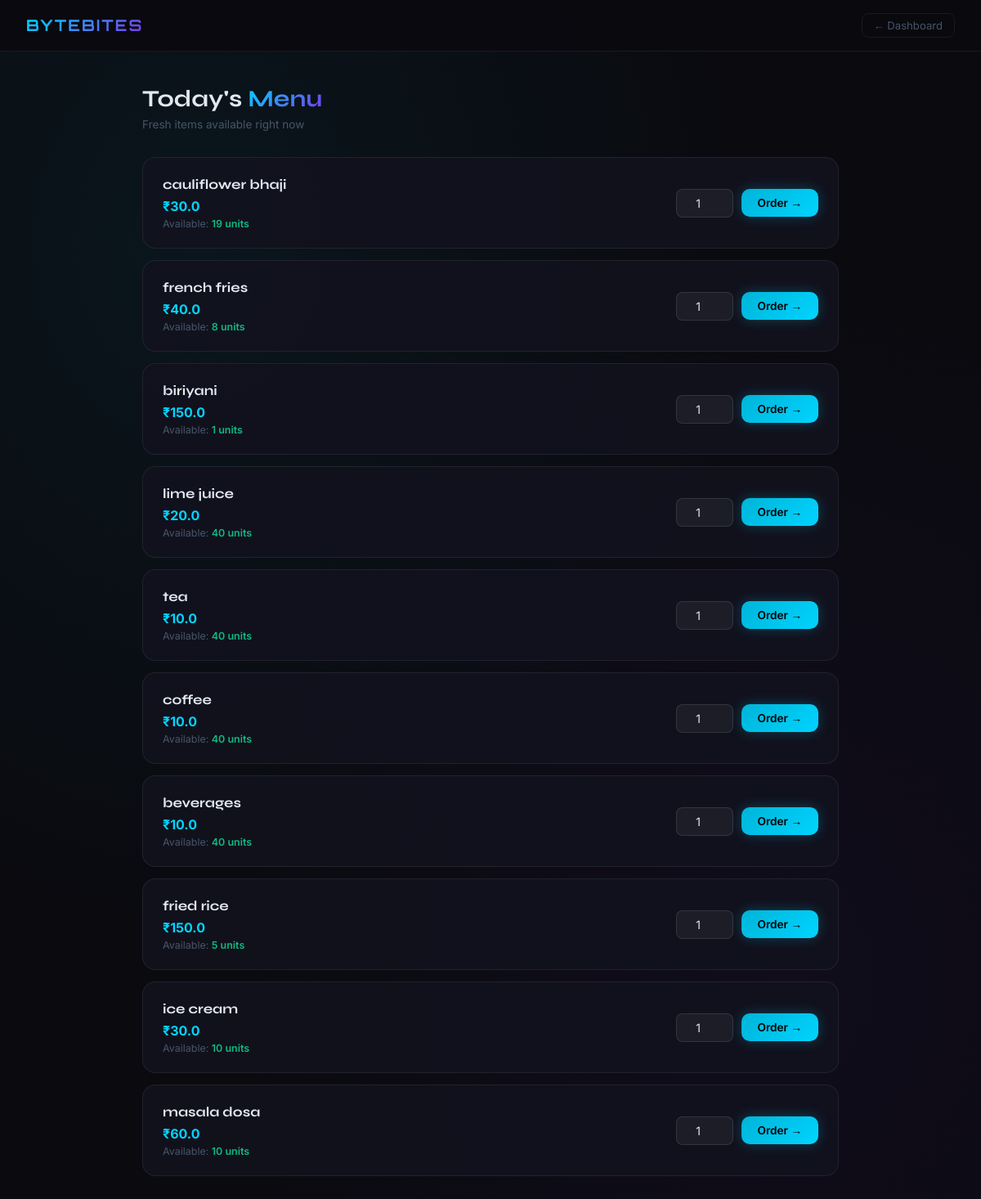
The page /menu on the database its author committed.
### tables this page shows
CREATE TABLE menu_items (
    id INTEGER PRIMARY KEY AUTOINCREMENT,
    name TEXT NOT NULL,
    price REAL NOT NULL,
    quantity INTEGER NOT NULL,
    available INTEGER NOT NULL DEFAULT 1
);

### app.py (the view)
@app.route("/menu")
def menu():
    conn  = get_db_connection()
    items = db_fetchall(conn, "SELECT * FROM menu_items WHERE available = 1 AND quantity > 0")
    db_close(conn)
    return render_template("menu.html", items=items)

### app.py (called while the page is built)
def get_db_connection():
    if DATABASE_URL:
        import psycopg2
        import psycopg2.extras
        conn = psycopg2.connect(DATABASE_URL)
        conn.autocommit = False
        return conn
    else:
        import sqlite3
        conn = sqlite3.connect("database.db")
        conn.row_factory = sqlite3.Row
        return conn

def db_fetchall(conn, sql, params=()):
    if DATABASE_URL:
        import psycopg2.extras
        sql = sql.replace("?", "%s")
        cur = conn.cursor(cursor_factory=psycopg2.extras.RealDictCursor)
        cur.execute(sql, params)
        return cur.fetchall()
    else:
        cur = conn.execute(sql, params)
        return cur.fetchall()

def db_close(conn):
    conn.close()

### templates/menu.html (shortened to what this page needs)
<!DOCTYPE html>
<html lang="en">
<head>
</head>
<body>
<nav>
  <span class="logo">BYTEBITES</span>
  <a href="/customer_dashboard" class="back">← Dashboard</a>
</nav>
<div class="container">
  <h1 class="page-title">Today's <span>Menu</span></h1>
  <p class="sub">Fresh items available right now</p>
  {% if items %}
    {% for item in items %}
    <div class="item-card">
      <div class="item-info">
        <h4>{{ item['name'] }}</h4>
        <div class="price">₹{{ item['price'] }}</div>
        <div class="stock">Available: <span>{{ item['quantity'] }} units</span></div>
      </div>
      <form action="/place_order_single" method="POST" class="order-form">
        <input type="number" name="quantity" class="qty-input" min="1" max="{{ item['quantity'] }}" value="1">
        <button type="submit" class="btn-order">Order →</button>
      </form>
    </div>
    {% endfor %}
  {% else %}
    <div class="empty"><p>😔 No items available right now. Check back soon!</p></div>
  {% endif %}
</div>
</body>
</html>

### templates/menu.html (style rules this page uses)
* { margin:0;padding:0;box-sizing:border-box; }
body { min-height:100vh;background:#0a0a0f;color:#e2e8f0;font-family:'Inter',sans-serif;background-image:radial-gradient(ellipse at 20% 20%,rgba(0,212,255,0.06) 0%,transparent 50%),radial-gradient(ellipse at 80% 80%,rgba(124,58,237,0.06) 0%,transparent 50%); }
nav { background:rgba(10,10,15,0.95);border-bottom:1px solid rgba(255,255,255,0.07);padding:16px 32px;display:flex;align-items:center;justify-content:space-between;position:sticky;top:0;z-index:100;backdrop-filter:blur(20px); }
.logo { font-family:'Orbitron',sans-serif;font-size:1.2rem;font-weight:700;background:linear-gradient(135deg,#00d4ff,#7c3aed);-webkit-background-clip:text;-webkit-text-fill-color:transparent;letter-spacing:2px; }
.back { color:#475569;font-size:0.82rem;text-decoration:none;padding:6px 14px;border-radius:8px;border:1px solid rgba(255,255,255,0.07);transition:all 0.2s; }
.container { max-width:900px;margin:0 auto;padding:40px 24px; }
.page-title { font-family:'Syne',sans-serif;font-size:1.8rem;font-weight:700;margin-bottom:6px; }
.page-title span { background:linear-gradient(135deg,#00d4ff,#7c3aed);-webkit-background-clip:text;-webkit-text-fill-color:transparent; }
.sub { color:#475569;font-size:0.85rem;margin-bottom:32px; }
.item-card { background:rgba(18,18,30,0.9);border:1px solid rgba(255,255,255,0.07); border-radius:16px;padding:22px 24px;margin-bottom:14px; display:flex;align-items:center;justify-content:space-between; transition:all 0.25s; }
.item-info h4 { font-family:'Syne',sans-serif;font-size:1.05rem;margin-bottom:6px; }
.price { color:#00d4ff;font-weight:700;font-size:1rem;margin-bottom:4px; }
.stock { color:#475569;font-size:0.78rem; }
.stock span { color:#10b981;font-weight:600; }
.order-form { display:flex;align-items:center;gap:10px; }
.qty-input { width:70px;background:rgba(255,255,255,0.05); border:1px solid rgba(255,255,255,0.1); border-radius:8px;color:#e2e8f0;padding:8px 10px; font-family:'Inter',sans-serif;font-size:0.88rem; outline:none;text-align:center; }
.btn-order { padding:9px 20px;border-radius:10px;border:none;cursor:pointer; font-family:'Inter',sans-serif;font-weight:600;font-size:0.85rem; background:linear-gradient(135deg,#00b4d8,#00d4ff);color:#000; box-shadow:0 0 15px rgba(0,212,255,0.25);transition:all 0.2s; }

### rows shown on the page
menu_items: name "cauliflower bhaji", price "30.0", quantity "19"
menu_items: name "french fries", price "40.0", quantity "8"
menu_items: name "biriyani", price "150.0", quantity "1"
menu_items: name "lime juice", price "20.0", quantity "40"
menu_items: name "tea", price "10.0", quantity "40"
menu_items: name "coffee", price "10.0", quantity "40"
menu_items: name "beverages", price "10.0", quantity "40"
menu_items: name "fried rice", price "150.0", quantity "5"
menu_items: name "ice cream", price "30.0", quantity "10"
menu_items: name "masala dosa", price "60.0", quantity "10"
